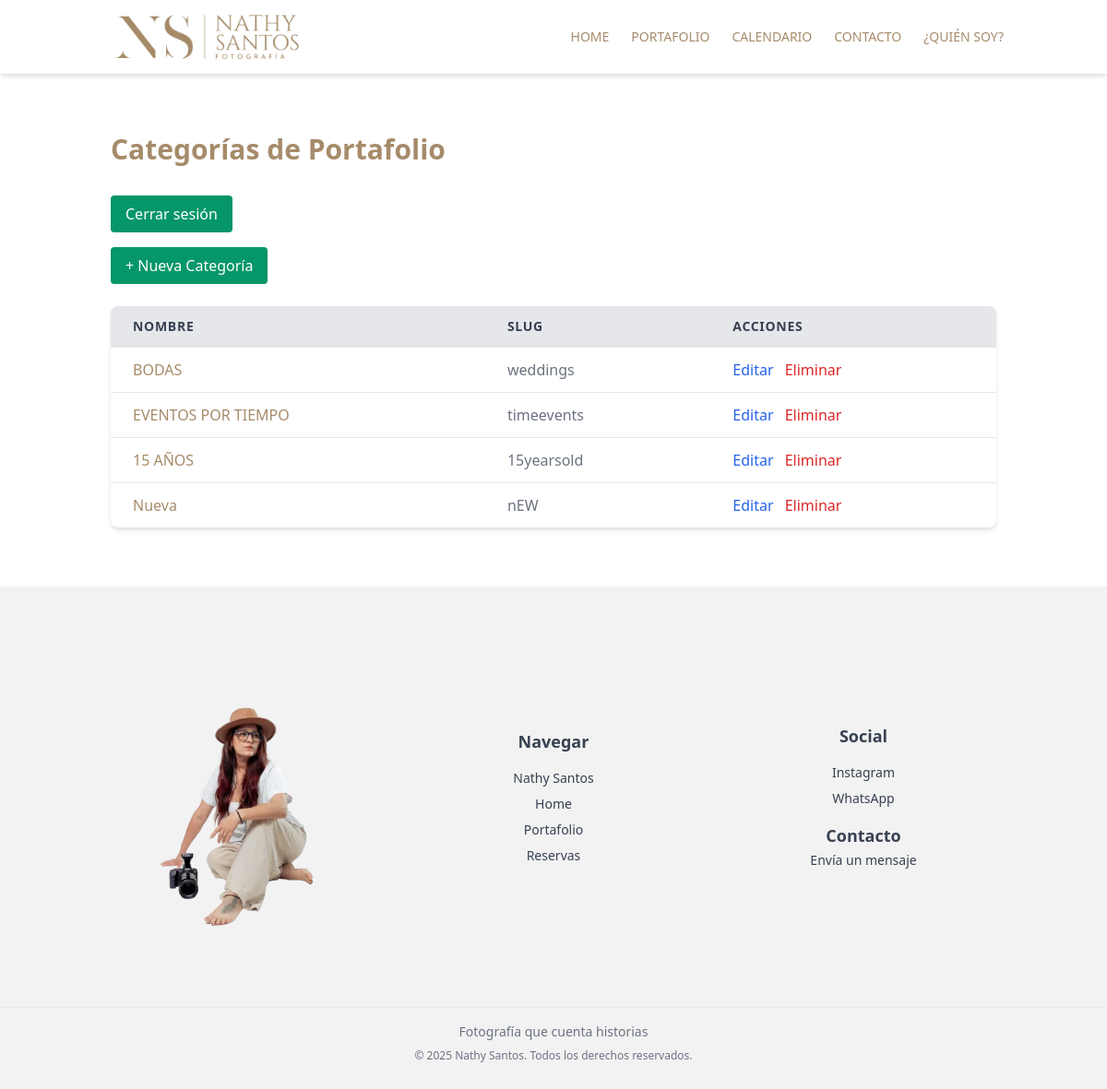
The page /admin-panel/ (signed in) on the database as committed earlier.
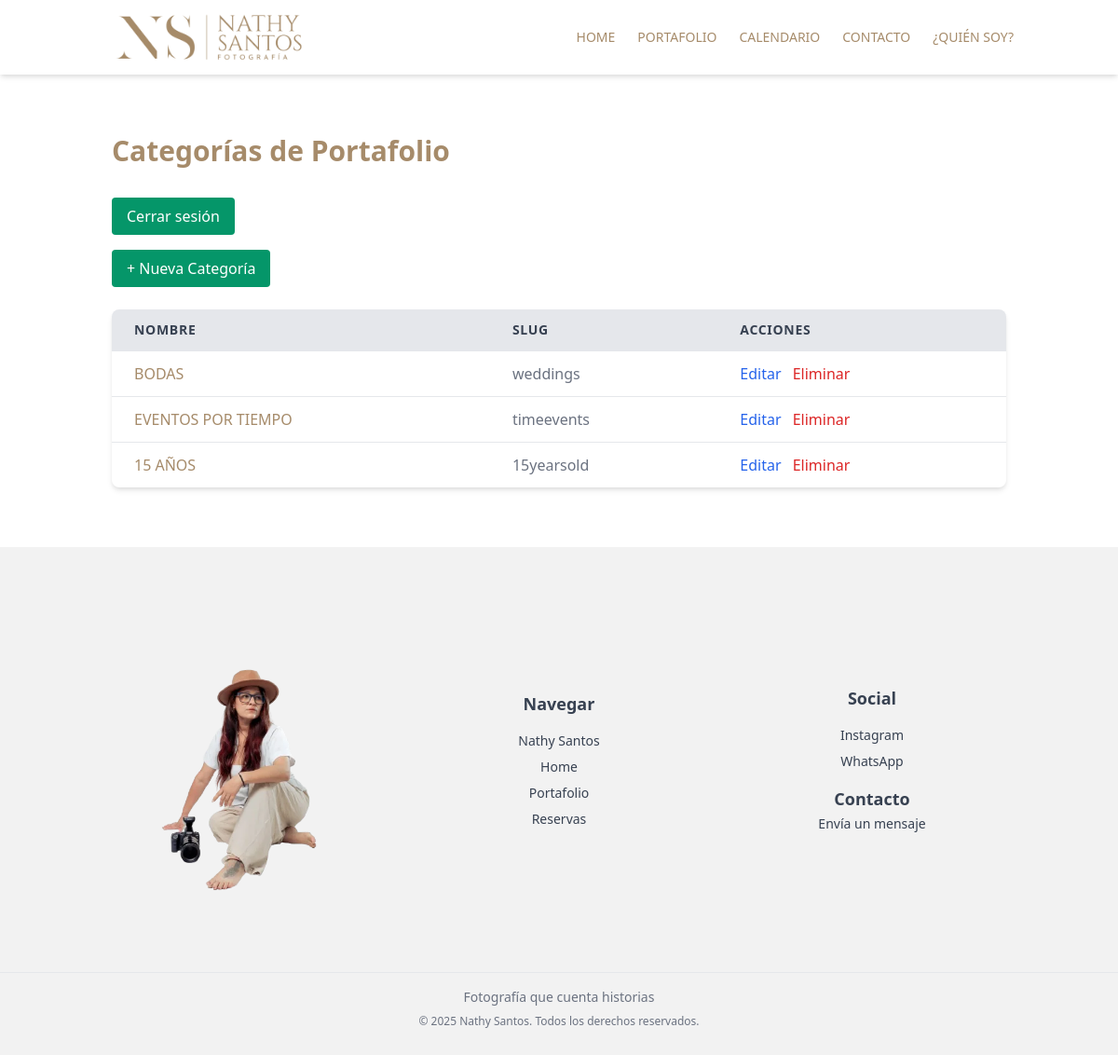
The same page on the database as committed later.
### admin_NathySantos/models.py (models this page shows, shortened)
class PortfolioCategory(models.Model):
    name = models.CharField(max_length=50, unique=True)
    display_name = models.CharField(max_length=100)
    slug = models.SlugField(unique=True, blank=True)
    class Meta:
        verbose_name = "Categoría de Portafolio"
        verbose_name_plural = "Categorías de Portafolio"

### admin_NathySantos/views.py (the view)
# urls.py: path('', views.dashboard, name='dashboard'),
@login_required(login_url='/login/')
def dashboard(request):
    categorias = PortfolioCategory.objects.all()
    return render(request, 'admin_NathySantos/dashboard.html', {'categorias': categorias})

### admin_NathySantos/templates/admin_NathySantos/dashboard.html (shortened to what this page needs)
{% extends 'layouts/app.html' %}
{% load static %}
{% block content %}
<section class="py-16 bg-white">
  <div class="container mx-auto px-8">
    <h2 class="text-3xl font-bold mb-8">Categorías de Portafolio</h2>
    <form action="{% url 'logout' %}" method="POST" class="inline">
      <button type="submit" class="bg-green-600 hover:bg-green-700 text-white py-2 px-4 mb-4 rounded transition">Cerrar sesión</button>
    </form>
    <div class="mb-6">
      <button onclick="openModal()" class="bg-green-600 hover:bg-green-700 text-white py-2 px-4 rounded transition">
        + Nueva Categoría
      </button>
    </div>
    <table class="min-w-full bg-white shadow-md rounded-lg overflow-hidden">
      <thead>
        <tr class="bg-gray-200 text-gray-700 text-left text-sm uppercase tracking-wider">
          <th class="py-3 px-6">Nombre</th>
          <th class="py-3 px-6">Slug</th>
          <th class="py-3 px-6">Acciones</th>
        </tr>
      </thead>
      <tbody>
        {% for categoria in categorias %}
        <tr class="border-t hover:bg-gray-50">
          <td class="py-3 px-6">{{ categoria.display_name }}</td>
          <td class="py-3 px-6 text-gray-500">{{ categoria.slug }}</td>
          <td class="py-3 px-6 space-x-2">
            <a href="{% url 'edit_category' categoria.pk %}" class="text-blue-600 hover:underline">Editar</a>
            <a href="{% url 'delete_category' categoria.pk %}" class="text-red-600 hover:underline">Eliminar</a>
          </td>
        </tr>
        {% empty %}
        <tr>
          <td colspan="3" class="py-4 px-6 text-center text-gray-500">No hay categorías creadas aún.</td>
        </tr>
        {% endfor %}
      </tbody>
    </table>
  </div>
</section>
{% endblock %}

Rows that differ between the two databases and show on the page:
removed PortfolioCategory: display_name "Nueva", slug "nEW"
